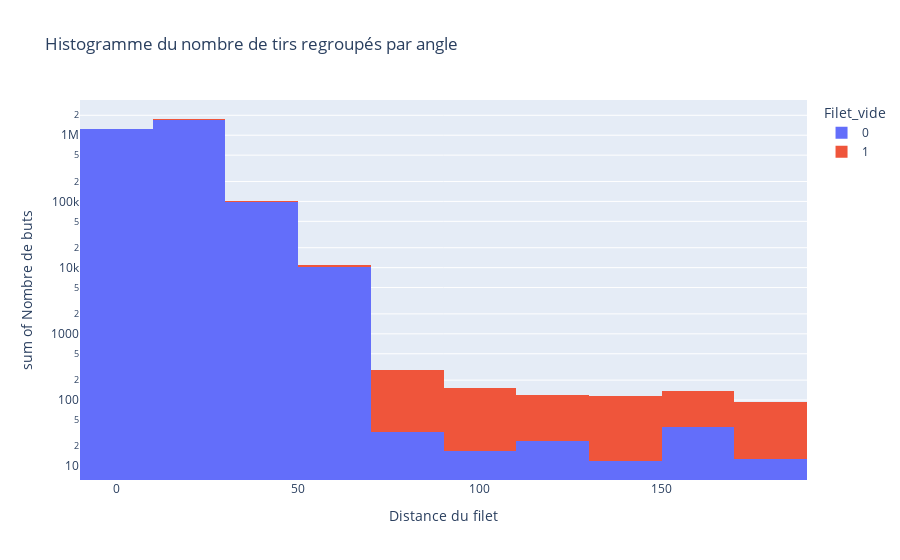

The notebook cell this image was saved under:
### Code cell
df_goals = nouveau_df[nouveau_df['est_un_but'] == 1]


df_goals['Counts'] = df_goals.groupby('Distance_du_filet')['Distance_du_filet'].transform('count')
# Créer un histogramme
fig = px.histogram(df_goals,
                   x='Distance_du_filet', 
                   y='Counts',
                   log_y=True,
                   color='Filet_vide',
                   labels={'Distance_du_filet': 'Distance du filet', 'Counts': 'Nombre de buts'},
                   title='Histogramme du nombre de tirs regroupés par angle',
                   nbins=10) 

fig.show()
fig.write_html("/Users/Lenovo/Desktop/article_blog/NHL-blog/hist4.html")

### Figure 1 — Plotly figure (JSON) as saved in the notebook; plotly's stock layout.template omitted (floating-point values rounded to 4 significant figures; data arrays with more than 128 entries replaced by an {"elided": "..."} marker saying what was removed)
{"data": [{"alignmentgroup": "True", "bingroup": "x", "histfunc": "sum", "hovertemplate": "Filet_vide=0<br>Distance du filet=%{x}<br>sum of Nombre de buts=%{y}<extra></extra>", "legendgroup": "0", "marker": {"color": "#636efa", "pattern": {"shape": ""}}, "name": "0", "nbinsx": 10, "offsetgroup": "0", "orientation": "v", "showlegend": true, "type": "histogram", "x": {"elided": "27650 float values"}, "xaxis": "x", "y": {"elided": "27650 int values"}, "yaxis": "y"}, {"alignmentgroup": "True", "bingroup": "x", "histfunc": "sum", "hovertemplate": "Filet_vide=1<br>Distance du filet=%{x}<br>sum of Nombre de buts=%{y}<extra></extra>", "legendgroup": "1", "marker": {"color": "#EF553B", "pattern": {"shape": ""}}, "name": "1", "nbinsx": 10, "offsetgroup": "1", "orientation": "v", "showlegend": true, "type": "histogram", "x": {"elided": "1373 float values"}, "xaxis": "x", "y": {"elided": "1373 int values"}, "yaxis": "y"}], "layout": {"barmode": "relative", "legend": {"title": {"text": "Filet_vide"}, "tracegroupgap": 0}, "title": {"text": "Histogramme du nombre de tirs regroupés par angle"}, "xaxis": {"anchor": "y", "domain": [0, 1], "title": {"text": "Distance du filet"}}, "yaxis": {"anchor": "x", "domain": [0, 1], "title": {"text": "sum of Nombre de buts"}, "type": "log"}}}
